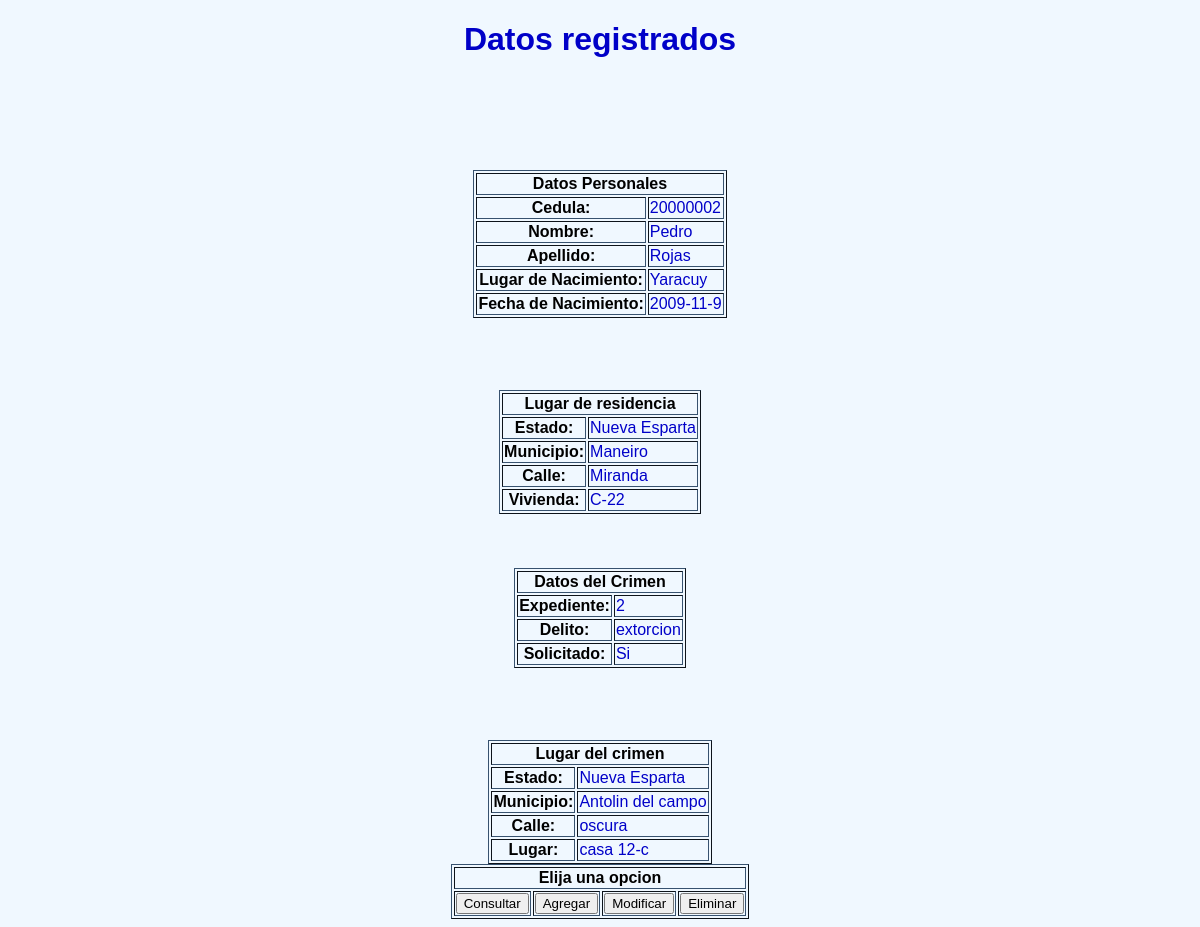
Screenshot of /result_consulta.php?cedula=20000002 with the database file from the repository.
### tables this page shows
CREATE TABLE Ciudadanos(
	cedula INT UNSIGNED NOT NULL,
	nombre VARCHAR(64) NOT NULL,
	apellido VARCHAR(64) NOT NULL,
	l_nacimiento VARCHAR(64) NOT NULL,
	f_nacimiento VARCHAR(64) NOT NULL,
	PRIMARY KEY(cedula)
);

CREATE TABLE Ubicacion_Ciudadanos(
	id_uc INT UNSIGNED NOT NULL AUTO_INCREMENT,
	cedula_uc INT UNSIGNED NOT NULL,
	estado_uc VARCHAR(64) NOT NULL,
	municipio_uc VARCHAR(64) NOT NULL,
	calle_uc VARCHAR(64) NOT NULL,
	vivienda_uc VARCHAR (64) NOT NULL,
	PRIMARY KEY (id_uc),
	INDEX UC_FK1(cedula_uc),
	FOREIGN KEY(cedula_uc)
		REFERENCES Ciudadanos(cedula)
);

CREATE TABLE Crimenes(
	expediente INT UNSIGNED NOT NULL,
    delito VARCHAR(64) NOT NULL,
    solicitado BOOL NOT NULL,
    cedula_c INT UNSIGNED NOT NULL,
    PRIMARY KEY (expediente),
    INDEX C_FK1(cedula_c),
    FOREIGN KEY (cedula_c)
		REFERENCES Ciudadanos(cedula)
);

CREATE TABLE Lugar_Crimenes(
	id_lc INT UNSIGNED NOT NULL AUTO_INCREMENT,
    estado_lc VARCHAR(64) NOT NULL,
    municipio_lc VARCHAR(64) NOT NULL,
    calle_lc VARCHAR(64) NOT NULL,
    lugar_lc VARCHAR(64) NOT NULL,
    expediente_lc INT UNSIGNED NOT NULL,
    PRIMARY KEY(id_lc),
    INDEX LC_FK1(expediente_lc),
    FOREIGN KEY (expediente_lc)
		REFERENCES Crimenes(expediente)
);

### result_consulta.php (the view, shortened to what this page needs)
<!DOCTYPE html>
<html>
  <head>
    <link rel="stylesheet" type="text/css" href="estilo.css" media="screen" />
  </head>
  <body>
    <?php
    $cedula=$_GET["cedula"];
    include("conexionBD.php");
    echo("<center><h1>Datos registrados</h1></center>");
    $consulta="SELECT * FROM Ciudadanos WHERE cedula='$cedula'";
    $resultado=mysqli_query($conexion, $consulta);
    if($fila=mysqli_fetch_array($resultado, MYSQLI_ASSOC)){
      $consulta="SELECT * FROM Ciudadanos WHERE cedula='$cedula'";
      $resultado=mysqli_query($conexion, $consulta);
      mysqli_set_charset($conexion, "utf8");
      echo ("<center><table border='1'>");
      echo("<tr><th colspan='2'>Datos Personales</th></tr>");
      while($fila=mysqli_fetch_array($resultado, MYSQLI_ASSOC)){
        echo ("<tr><th>Cedula: </th><br /><td>$fila[cedula]</td></tr>");
        echo ("<tr><th>Nombre: </th><br /><td>$fila[nombre]</td></tr>");
        echo ("<tr><th>Apellido: </th><br /><td>$fila[apellido]</td></tr>");
        echo ("<tr><th>Lugar de Nacimiento: </th><br /><td>$fila[l_nacimiento]</td></tr>");
        echo ("<tr><th>Fecha de Nacimiento: </th><br /><td>$fila[f_nacimiento]</td></tr>");
      }
      echo("</table></center>");
            $consulta="SELECT * FROM Ubicacion_Ciudadanos WHERE cedula_uc='$cedula'";
            $resultado=mysqli_query($conexion, $consulta);
            echo("<center><table border='1'>");
            echo("<tr><th colspan='2'>Lugar de residencia</th></tr>");
            while($fila=mysqli_fetch_array($resultado, MYSQLI_ASSOC)){
              echo ("<tr><th>Estado: </th><br /><td>$fila[estado_uc]</td></tr>");
              echo ("<tr><th>Municipio: </th><br /><td>$fila[municipio_uc]</td></tr>");
              echo ("<tr><th>Calle: </th><br /><td>$fila[calle_uc]</td></tr>");
              echo ("<tr><th>Vivienda: </th><br /><td>$fila[vivienda_uc]</td></tr>");
              }
            echo("</table></center>");
      $consulta="SELECT * FROM Crimenes WHERE cedula_c='$cedula'";
      $resultado=mysqli_query($conexion, $consulta);
      echo("<center><table border='1'>");
      echo("<tr><th colspan='2'>Datos del Crimen</th></tr>");
      while($fila=mysqli_fetch_array($resultado, MYSQLI_ASSOC)){
        echo ("<tr><th>Expediente: </th><br /><td>$fila[expediente]</td></tr>");
        echo ("<tr><th>Delito: </th><br /><td>$fila[delito]</td></tr>");
        if($fila["solicitado"]==0){
          $fila["solicitado"]="No";
        }
        else{
          $fila["solicitado"]="Si";
        }
        echo ("<tr><th>Solicitado: </th><br /><td>$fila[solicitado]</td></tr>");
        }
      echo("</table></center>");
      $consulta="SELECT * FROM Lugar_Crimenes, Crimenes WHERE expediente_lc=expediente AND cedula_c=$cedula";
      $resultado=mysqli_query($conexion, $consulta);
      echo("<center><table border='1'>");
      echo("<tr><th colspan='2'>Lugar del crimen</th></tr>");
      while($fila=mysqli_fetch_array($resultado, MYSQLI_ASSOC)){
        echo ("<tr><th>Estado: </th><br /><td>$fila[estado_lc]</td></tr>");
        echo ("<tr><th>Municipio: </th><br /><td>$fila[municipio_lc]</td></tr>");
        echo ("<tr><th>Calle: </th><br /><td>$fila[calle_lc]</td></tr>");
        echo ("<tr><th>Lugar: </th><br /><td>$fila[lugar_lc]</td></tr>");
      }
      echo("</table></center>");
    }
    else{
      echo("<center><h2>El ciudadano no ha cometido delitos anteriormente</h2></center>");
    }
    ?>
    <center><table border="1">
      <tr>
        <th colspan="4">Elija una opcion</th>
      </tr>
      <tr>
        <td>
          <form action="form_consulta.php">
            <input value="Consultar" type="submit"/>
          </form>
        </td>
        <td>
          <form action="form_agregar.php">
            <input value="Agregar" type="submit"/>
          </form>
        </td>
        <td>
          <form action="form_modificar.php">
            <input value="Modificar" type="submit"/>
          </form>
        </td>
        <td>
          <form action="form_eliminar.php">
            <input value="Eliminar" type="submit"/>
          </form>
        </td>
      </tr>
    </table></center>
  </body>
</html>

### estilo.css (style rules this page uses)
body { background-color: #f0f8ff; font-family: Helvetica, sans-serif; }
h1 { color: #0000c8; font-style: bold; text-shadow: black, 4px, 3px, 7px, 2px; }
table { border-color:#37526f; }
td { font-style: bold; color: #0000c8; }

### rows the page displays
ciudadanos: cedula "20000002", nombre "Pedro", apellido "Rojas", l_nacimiento "Yaracuy", f_nacimiento "2009-11-9"
ubicacion_ciudadanos: estado_uc "Nueva Esparta", municipio_uc "Maneiro", calle_uc "Miranda", vivienda_uc "C-22"
crimenes: expediente "2", delito "extorcion", fila "Si"
lugar_crimenes: estado_lc "Nueva Esparta", municipio_lc "Antolin del campo", calle_lc "oscura", lugar_lc "casa 12-c"
